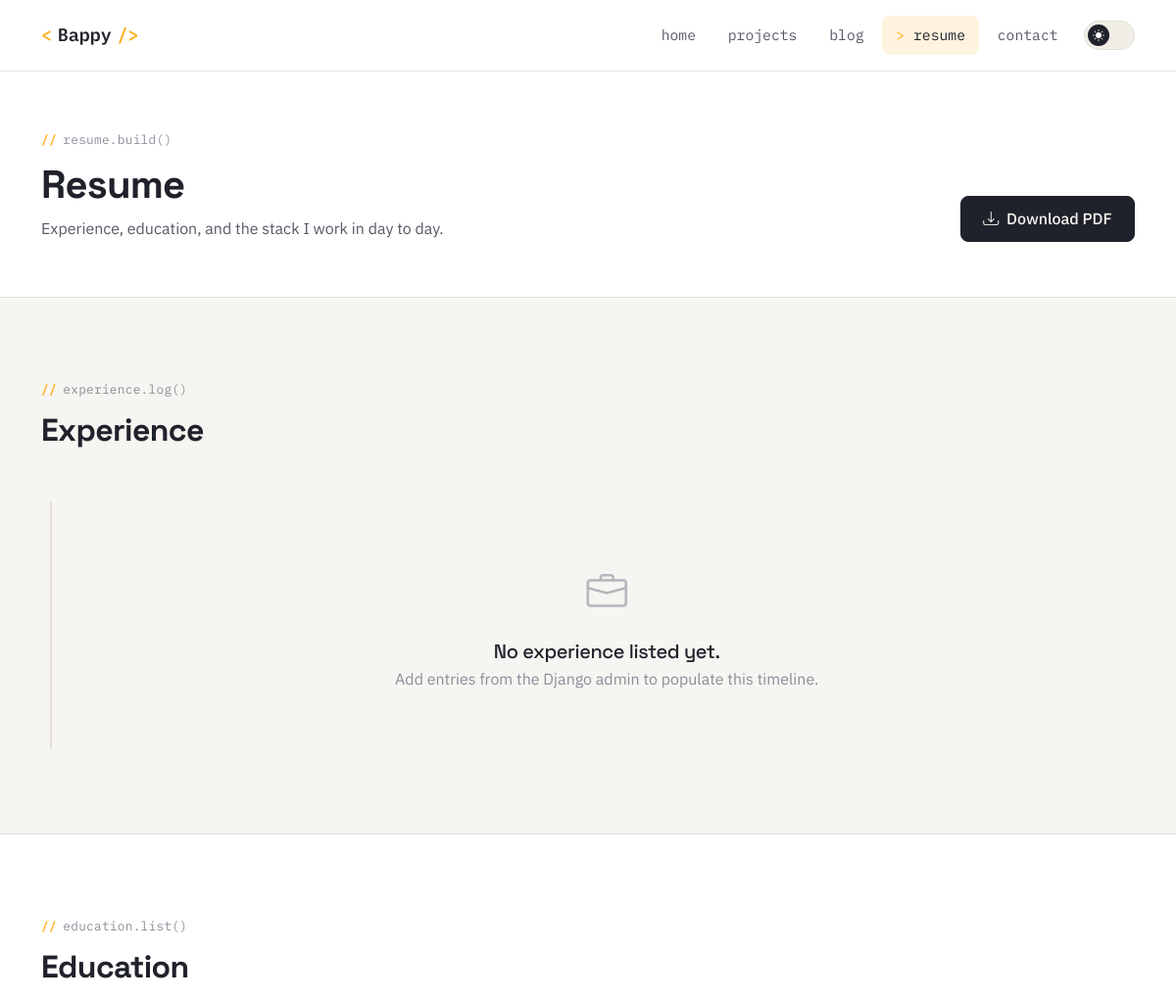
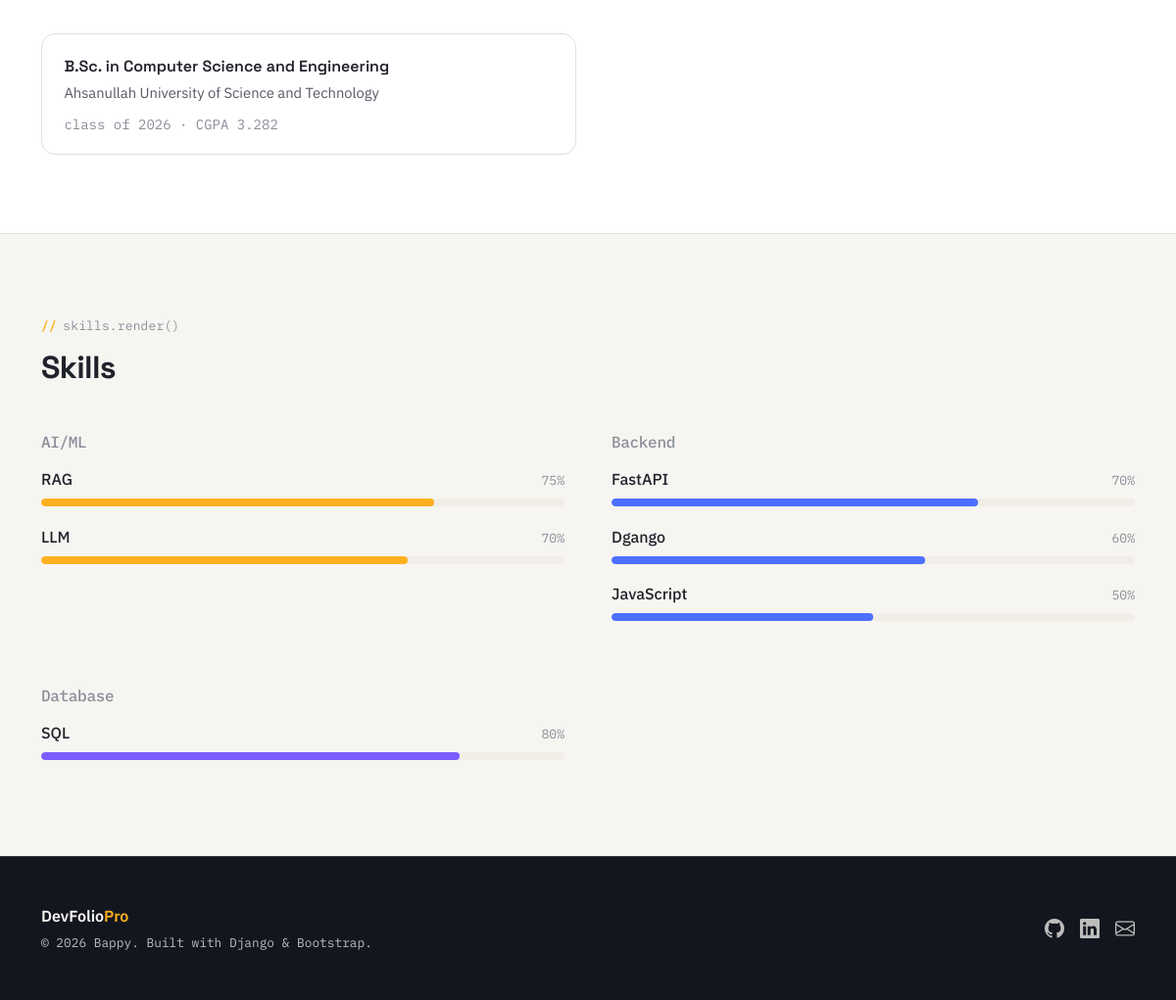
Screenshot of /resume/ with the database file from the repository (2 pictures, top to bottom).
### resume/models.py (models this page shows, shortened)
class Education(models.Model):
    institution_name = models.CharField(max_length=200)
    degree = models.CharField(max_length=150)
    passing_year = models.PositiveIntegerField()
    result = models.CharField(
        max_length=50,
        help_text="e.g. CGPA 3.85 / First Class / 90%",
    )
    class Meta:
        ordering = ["-passing_year"]
        verbose_name_plural = "Education"

class Skill(models.Model):
    class Category(models.TextChoices):
        BACKEND = "backend", "Backend"
        FRONTEND = "frontend", "Frontend"
        AI_ML = "ai_ml", "AI/ML"
        DATABASE = "database", "Database"
        DEVOPS = "devops", "DevOps"
        OTHER = "other", "Other"
    name = models.CharField(max_length=100)
    category = models.CharField(
        max_length=20,
        choices=Category.choices,
        default=Category.OTHER,
    )
    proficiency_percentage = models.PositiveIntegerField(
        validators=[MinValueValidator(1), MaxValueValidator(100)],
        help_text="1-100",
    )
    class Meta:
        ordering = ["category", "-proficiency_percentage"]

### core/views.py (the view)
# urls.py: path('resume/', views.resume_view, name='resume'),
def resume_view(request):
    context = {
        "experiences": Experience.objects.all(),
        "educations": Education.objects.all(),
        "skills": Skill.objects.all(),
    }
    return render(request, "pages/resume.html", context)

### templates/pages/resume.html (shortened to what this page needs)
{% extends 'base.html' %}
{% load static %}
{% block content %}
<section class="section-tight bg-surface section-border-b">
    <div class="container">
        <div class="d-flex justify-content-between align-items-end flex-wrap gap-3">
            <div>
                <span class="eyebrow">resume.build()</span>
                <h1 class="fw-bold mb-2">Resume</h1>
                <p class="mb-0" style="color: var(--ink-soft);">
                    Experience, education, and the stack I work in day to day.
                </p>
            </div>
            <a id="downloads" href="https://bappybdn.github.io/CV_final.pdf" target="_blank" download class="btn btn-df-primary">
                <i class="bi bi-download me-1"></i> Download PDF
            </a>
        </div>
    </div>
</section>
<section class="section bg-paper">
    <div class="container">
        <span class="eyebrow">experience.log()</span>
        <h2 class="fw-bold mb-5">Experience</h2>
        <div class="gitlog">
            {% for exp in experiences %}
            <div class="gitlog-item {% if exp.is_current %}is-current{% endif %}">
                <div class="gitlog-node"></div>
                <div class="gitlog-meta">
                    <span class="gitlog-hash">#{{ forloop.revcounter0|stringformat:"04d" }}</span>
                    <span>
                        {{ exp.start_date|date:"M Y" }} &rarr;
                        {% if exp.is_current %}present{% else %}{{ exp.end_date|date:"M Y" }}{% endif %}
                    </span>
                    {% if exp.is_current %}<span class="head-badge">HEAD</span>{% endif %}
                </div>
                <div class="gitlog-card">
                    <div class="gitlog-role">{{ exp.role }}</div>
                    <div class="gitlog-org">{{ exp.company_name }}</div>
                    <p class="mb-0 small" style="color: var(--ink-soft);">{{ exp.description|linebreaksbr }}</p>
                </div>
            </div>
            {% empty %}
            <div class="empty-state">
                <i class="bi bi-briefcase"></i>
                <h5 class="mb-1">No experience listed yet.</h5>
                <p class="mb-0">Add entries from the Django admin to populate this timeline.</p>
            </div>
            {% endfor %}
        </div>
    </div>
</section>
<section class="section bg-surface section-border-t">
    <div class="container">
        <span class="eyebrow">education.list()</span>
        <h2 class="fw-bold mb-5">Education</h2>
        <div class="row g-4">
            {% for edu in educations %}
            <div class="col-md-6">
                <div class="gitlog-card h-100">
                    <div class="gitlog-role">{{ edu.degree }}</div>
                    <div class="gitlog-org">{{ edu.institution_name }}</div>
                    <div class="mono small" style="color: var(--ink-faint);">
                        class of {{ edu.passing_year }} &middot; {{ edu.result }}
                    </div>
                </div>
            </div>
            {% endfor %}
        </div>
    </div>
</section>
<section class="section bg-paper section-border-t">
    <div class="container">
        <span class="eyebrow">skills.render()</span>
        <h2 class="fw-bold mb-5">Skills</h2>
        <div class="row g-5">
            {% regroup skills by get_category_display as skill_groups %}
            {% for group in skill_groups %}
            <div class="col-md-6">
                <h6 class="mono mb-3" style="color: var(--ink-faint);">{{ group.grouper }}</h6>
                {% for skill in group.list %}
                <div class="skill-row skill-{{ skill.category }}">
                    <div class="skill-row-top">
                        <span class="skill-name">{{ skill.name }}</span>
                        <span class="skill-pct">{{ skill.proficiency_percentage }}%</span>
                    </div>
                    <div class="skill-track">
                        <div class="skill-fill" style="width: {{ skill.proficiency_percentage }}%;"></div>
                    </div>
                </div>
                {% endfor %}
            </div>
            {% endfor %}
        </div>
    </div>
</section>
{% endblock %}

### static/css/style.css (style rules this page uses)
:root { --paper: #f6f5f1; --surface: #ffffff; --surface-2: #f0eee7; --ink: #20222b; --ink-soft: #565a66; --ink-faint: #8a8e99; --line: #e3e0d8; --amber: #ffb020; --amber-ink: #7a4e00; --amber-soft: rgba(255, 176, 32, 0.14); --circuit: #4c6fff; --circuit-ink: #2540b8; --circuit-soft: rgba(76, 111, 255, 0.12); --teal: #17998c; --teal-soft: rgba(23, 153, 140, 0.12); --violet: #7c5cff; --violet-soft: rgba(124, 92, 255, 0.12); --slate: #6b7280; --slate-soft: rgba(107, 114, 128, 0.12); --rose: #e2536b; --rose-soft: rgba(226, 83, 107, 0.12); --danger: #d64545; --success: #1f9d63; --shadow-sm: 0 1px 2px rgba(20, 20, 20, 0.06), 0 1px 1px rgba(20, 20, 20, 0.04); --shadow-md: 0 12px 28px rgba(20, 20, 20, 0.09); --shadow-lg: 0 24px 48px rgba(20, 20, 20, 0.14); --radius-sm: 8px; --radius: 14px; --radius-lg: 22px; --font-display: "Space Grotesk", "Inter", sans-serif; --font-body: "IBM Plex Sans", "Inter", sans-serif; --font-mono: "IBM Plex Mono", "SFMono-Regular", Menlo, monospace; --panel-dark: #14161f; --panel-dark-line: rgba(244, 245, 248, 0.14); --panel-dark-text: #f6f5f1; --panel-dark-text-soft: rgba(246, 245, 241, 0.75); --panel-dark-text-faint: rgba(246, 245, 241, 0.55); color-scheme: light; }
* { box-sizing: border-box; }
html { scroll-behavior: smooth; }
body { background-color: var(--paper); color: var(--ink); font-family: var(--font-body); font-size: 16px; line-height: 1.6; transition: background-color 0.25s ease, color 0.25s ease; }
h1, h2, h3, h4, h5, h6 { font-family: var(--font-display); color: var(--ink); letter-spacing: -0.02em; }
a { color: var(--circuit); }
.mono { font-family: var(--font-mono); }
.eyebrow { font-family: var(--font-mono); font-size: 0.8rem; letter-spacing: 0.02em; color: var(--ink-faint); display: inline-flex; align-items: center; gap: 0.5em; margin-bottom: 0.75rem; }
.eyebrow::before { content: "//"; color: var(--amber); font-weight: 600; }
.btn-df-primary { background: var(--ink); border: 1px solid var(--ink); color: var(--paper); font-weight: 500; border-radius: var(--radius-sm); padding: 0.65rem 1.4rem; transition: transform 0.15s ease, box-shadow 0.15s ease; }
.section { padding: 5rem 0; }
.section-tight { padding: 3.5rem 0; }
.section-border-b { border-bottom: 1px solid var(--line); }
.section-border-t { border-top: 1px solid var(--line); }
.bg-surface { background-color: var(--surface); }
.bg-paper { background-color: var(--paper); }
.gitlog { position: relative; padding-left: 2.4rem; }
.gitlog::before { content: ""; position: absolute; left: 9px; top: 6px; bottom: 6px; width: 2px; background: var(--line); }
.gitlog-card { background: var(--surface); border: 1px solid var(--line); border-radius: var(--radius); padding: 1.2rem 1.4rem; }
.gitlog-role { font-family: var(--font-display); font-weight: 600; margin-bottom: 0.15rem; }
.gitlog-org { color: var(--ink-soft); font-size: 0.92rem; margin-bottom: 0.6rem; }
.skill-row { margin-bottom: 1.15rem; }
.skill-row-top { display: flex; justify-content: space-between; align-items: baseline; margin-bottom: 0.4rem; }
.skill-name { font-weight: 500; }
.skill-pct { font-family: var(--font-mono); font-size: 0.82rem; color: var(--ink-faint); }
.skill-track { height: 8px; border-radius: 999px; background: var(--surface-2); overflow: hidden; }
.skill-fill { height: 100%; border-radius: 999px; background: var(--bar, var(--circuit)); transition: width 0.6s ease; }
.skill-backend { --bar: var(--circuit); }
.skill-ai_ml { --bar: var(--amber); }
.skill-database { --bar: var(--violet); }
.empty-state { text-align: center; padding: 4rem 1rem; color: var(--ink-faint); }
.empty-state i { font-size: 2.6rem; color: var(--ink-faint); opacity: 0.6; display: block; margin-bottom: 1rem; }

### rows the page displays
Education: degree "B.Sc. in Computer Science and Engineering", institution_name "Ahsanullah University of Science and Technology", passing_year "2026", result "CGPA 3.282"
Skill: name "RAG", proficiency_percentage "75"
Skill: name "LLM", proficiency_percentage "70"
Skill: name "FastAPI", proficiency_percentage "70"
Skill: name "Dgango", proficiency_percentage "60"
Skill: name "JavaScript", proficiency_percentage "50"
Skill: name "SQL", proficiency_percentage "80"

### other values shown
{{ group.grouper }} "AI/ML" "Backend" "Database"
